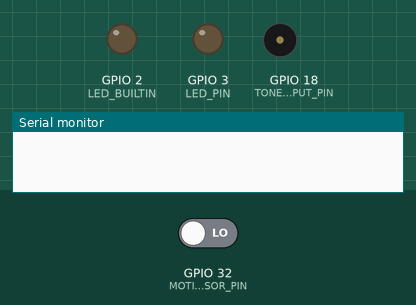
Simulated run of this sketch. Board: ESP32. Shown: output pins drawn as LEDs (lit = HIGH), buzzer (waves = sounding), the last lines printed to the serial monitor. The inputs (shaded band) are chosen by the test bench; at power-on: GPIO 32 (MOTION_SENSOR_PIN) LOW.

Above: at 1.2 s.
1.3 s: GPIO 32 (MOTION_SENSOR_PIN) driven HIGH
At 2.1 s:
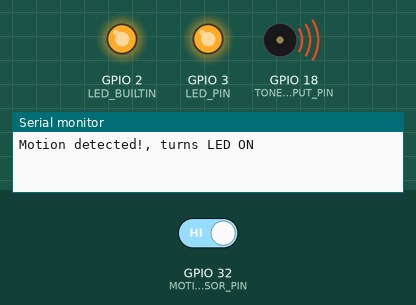
2.8 s: GPIO 32 (MOTION_SENSOR_PIN) driven LOW
At 3.3 s:
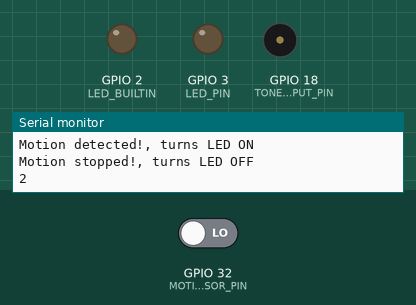
Timing chart, 0 to 5.8 s (numbered marks = the images above; inputs shaded):
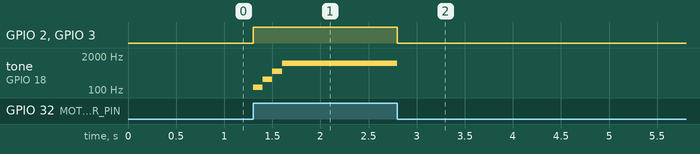

Measured:
- after the input at 1.3 s, GPIO 2 (LED_BUILTIN), GPIO 3 (LED_PIN): LOW → HIGH at once; tone on GPIO 18 (TONE_OUTPUT_PIN): silent → 130 Hz at once, → 261 Hz 0.10 s later, → 523 Hz 0.10 s later, → 1046 Hz 0.10 s later
- after the input at 2.8 s, GPIO 2 (LED_BUILTIN), GPIO 3 (LED_PIN): HIGH → LOW at once; tone on GPIO 18 (TONE_OUTPUT_PIN): 1046 Hz → silent at once

The sketch:

buzzer.ino
```cpp
#define MOTION_SENSOR_PIN 32 // ESP32 pin GPIO32 connected to the OUTPUT pin of motion sensor
#define LED_PIN 3 // ESP32 pin GPIO17 connected to LED's pin

int motionStateCurrent = LOW; // current state of motion sensor's pin
int motionStatePrevious = LOW; // previous state of motion sensor's pin
int x = 1;
//const int TONE_OUTPUT_PIN 18 ;
//const int TONE_PM_CHANNEL 0;
#define TONE_OUTPUT_PIN 18
#define TONE_PMW_CHANNEL 0


void setup() {
  Serial.begin(9600); // initialize serial
  pinMode(MOTION_SENSOR_PIN, INPUT); // set ESP32 pin to input mode
  pinMode(LED_PIN, OUTPUT); // set ESP32 pin to output mode
    pinMode(LED_BUILTIN, OUTPUT);
}

void loop() {
  motionStatePrevious = motionStateCurrent; // store old state
  motionStateCurrent = digitalRead(MOTION_SENSOR_PIN); // read new state

  if (motionStatePrevious == LOW && motionStateCurrent == HIGH) { // pin state change: LOW -> HIGH
    Serial.println("Motion detected!, turns LED ON");
    digitalWrite(LED_PIN, HIGH); // turn on
      digitalWrite(LED_BUILTIN, HIGH);
      ledcAttachPin(TONE_OUTPUT_PIN,TONE_PMW_CHANNEL);
      ledcWriteNote(TONE_PMW_CHANNEL,NOTE_C,3);
      delay(100);
      ledcWriteNote(TONE_PMW_CHANNEL,NOTE_C,4);
      delay(100);
      ledcWriteNote(TONE_PMW_CHANNEL,NOTE_C,5);
      delay(100);
      ledcWriteNote(TONE_PMW_CHANNEL,NOTE_C,6);
      delay(100);
  } else if (motionStatePrevious == HIGH && motionStateCurrent == LOW) { // pin state change: HIGH -> LOW
    Serial.println("Motion stopped!, turns LED OFF");
    digitalWrite(LED_PIN, LOW); // turn off
            digitalWrite(LED_BUILTIN, LOW);
    x++;
        Serial.println(x);
      ledcDetachPin(TONE_OUTPUT_PIN);
  }
}
```
